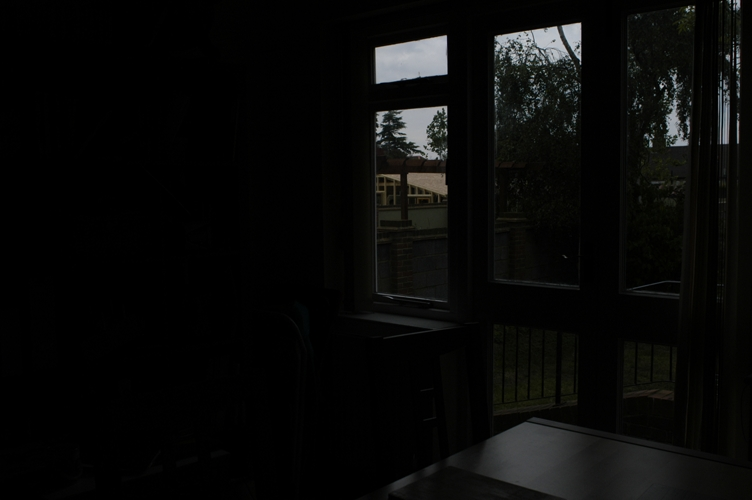
#> input picture iqa/iqa/house/A.jpg, 752 x 500 px, found by its file name
$ python result_in_percentage.py
#> lines starting #> are read from the running program, lines starting #| are printed output that depends on the picture; long printed decimals are rounded
#> further down, image is the input picture: shape (500, 752, 3); mean B, G, R 8.6, 9.5, 9.2
# -*- coding: utf-8 -*-
"""
Created on Sun Sep  3 12:29:52 2023

@author: Duks
"""

import numpy as np
import cv2

def image_quality_metrics(I):
    # Calculate contrast
    def contrast(I):
        h = np.array([[0, 1, 0], [1, -4, 1], [0, 1, 0]])
        mono = cv2.cvtColor(I, cv2.COLOR_RGB2GRAY)
        C = np.abs(cv2.filter2D(mono.astype(np.float32), -1, h, borderType=cv2.BORDER_REPLICATE))
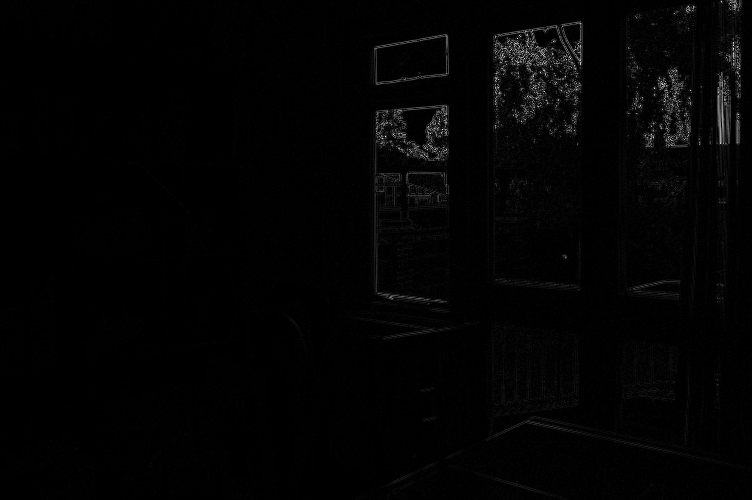
#> C: shape (500, 752) float32; min 0, max 335, mean 4.7; drawn with min black and max white
        return C

    # Calculate saturation
    def saturation(I):
        R = I[:, :, 0]
        G = I[:, :, 1]
        B = I[:, :, 2]
        mu = (R + G + B) / 3
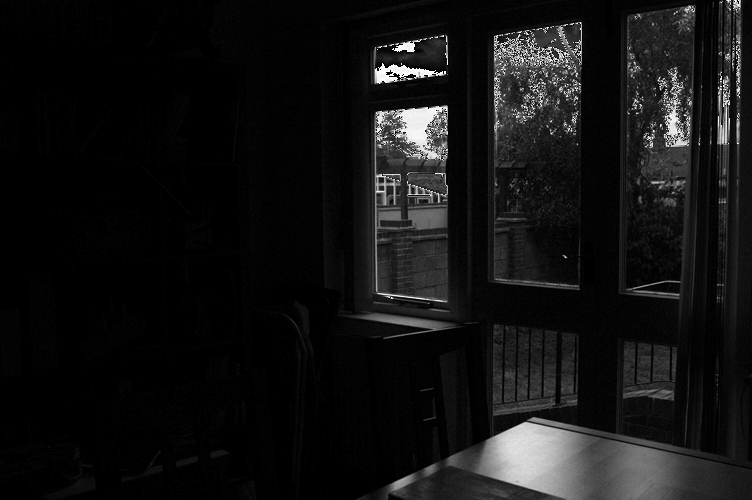
#> mu: shape (500, 752) float64; min 0, max 85, mean 6.3; drawn with min black and max white
        C = np.sqrt(((R - mu) ** 2 + (G - mu) ** 2 + (B - mu) ** 2) / 3)
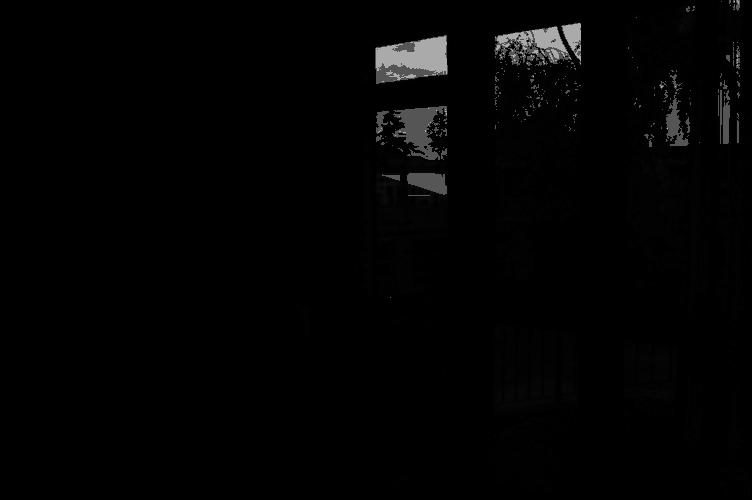
#> C: shape (500, 752) float64; min 0, max 171.1, mean 3.4
        return C

    # Calculate well-exposedness
    def well_exposedness(I):
        sig = 0.2
        R = np.exp(-0.5 * (I[:, :, 0] - 0.5) ** 2 / sig ** 2)
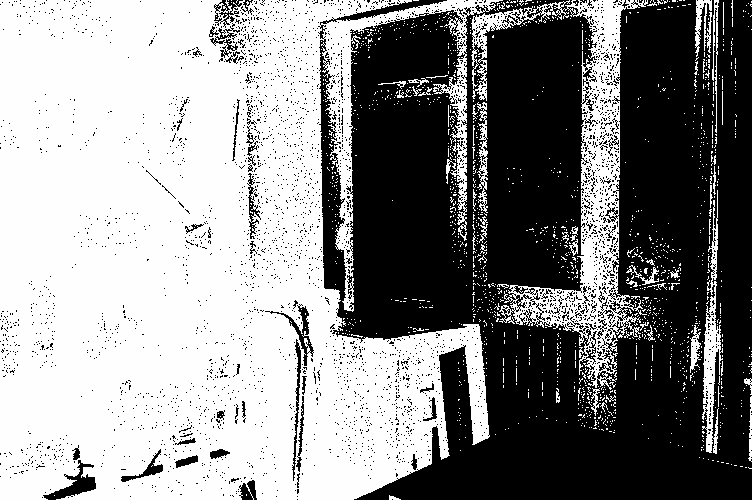
#> R: shape (500, 752) float64; min 0, max 0.0439, mean 0.024; drawn with min black and max white
        G = np.exp(-0.5 * (I[:, :, 1] - 0.5) ** 2 / sig ** 2)
        B = np.exp(-0.5 * (I[:, :, 2] - 0.5) ** 2 / sig ** 2)
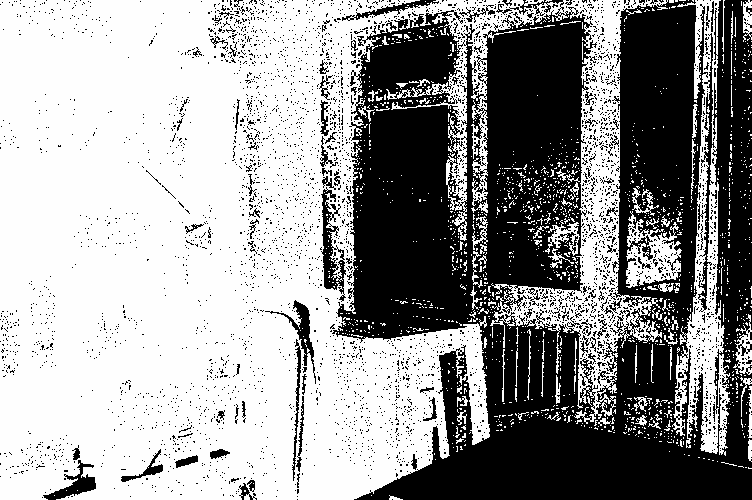
#> B: shape (500, 752) float64; min 0, max 0.0439, mean 0.0264; drawn with min black and max white
        C = R * G * B
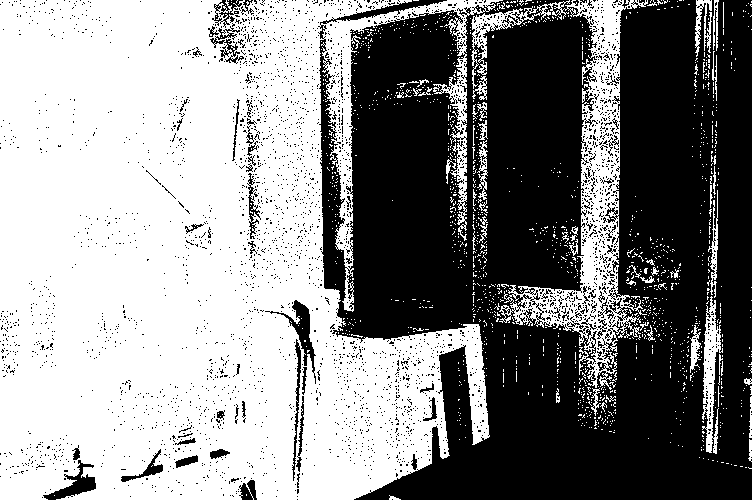
#> C: shape (500, 752) float64; min 0, max 8.48e-05, mean 4.6e-05; drawn with min black and max white
        return C

    # Calculate metrics
    contrast_values = contrast(I)
    saturation_values = saturation(I)
    well_exposedness_values = well_exposedness(I)

    # Calculate the average of each metric
    contrast_mean = np.mean(contrast_values)
#> contrast_mean = 4.67
    saturation_mean = np.mean(saturation_values)
#> saturation_mean = 3.37
    well_exposedness_mean = np.mean(well_exposedness_values)
#> well_exposedness_mean = 4.6e-05

    # Normalize the means to a percentage scale (0-100)
    contrast_score = (1 - (contrast_mean / 100)) * 100
#> contrast_score = 95.33
    saturation_score = (1 - (saturation_mean / 100)) * 100
#> saturation_score = 96.63
    well_exposedness_score = (1 - (well_exposedness_mean / 100)) * 100
#> well_exposedness_score = 100

    return contrast_score, saturation_score, well_exposedness_score

# Read an image from a file (adjust the file path as needed)
image_path = 'C:/Users/Duks/Desktop/iqa/house/A.jpg'
image = cv2.imread(image_path)

# Ensure the image is in RGB format (OpenCV loads images in BGR format)
image = cv2.cvtColor(image, cv2.COLOR_BGR2RGB)

# Call the image_quality_metrics function to measure quality
contrast_score, saturation_score, well_exposedness_score = image_quality_metrics(image)
#> contrast_score = 95.33; saturation_score = 96.63; well_exposedness_score = 100

# Now you have single percentage scores for each metric (0-100)
print("Contrast Score:", contrast_score)
#| Contrast Score: 95.327
print("Saturation Score:", saturation_score)
#| Saturation Score: 96.632
print("Well-Exposedness Score:", well_exposedness_score)
#| Well-Exposedness Score: 100.000

$ run again, with iqa/iqa/house/B.jpg copied over iqa/iqa/house/A.jpg
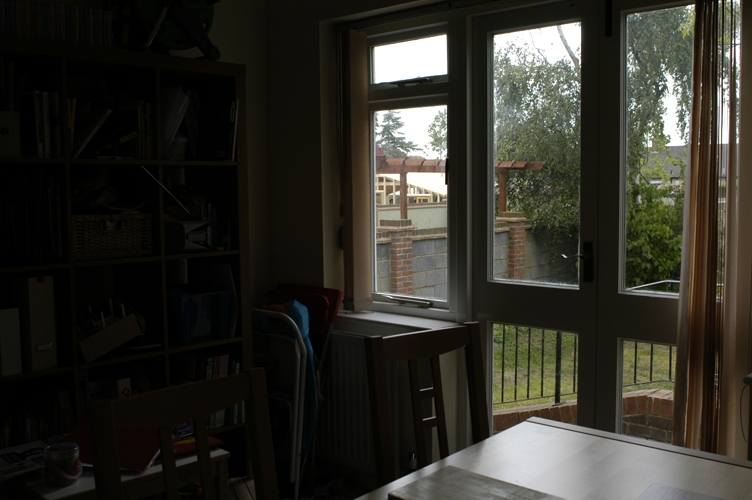
#> input picture iqa/iqa/house/B.jpg, 752 x 500 px, found by its file name
#> image is the input picture: shape (500, 752, 3); mean B, G, R 38.5, 45.7, 47.2
#> in saturation, `mu = (R + G + B) / 3`:
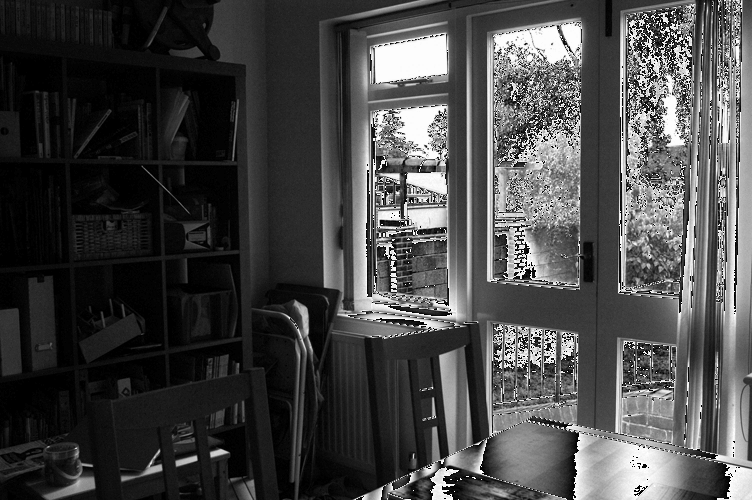
#> mu: shape (500, 752) float64; min 0, max 85, mean 23.5; drawn with min black and max white
#> in well_exposedness, `B = np.exp(-0.5 * (I[:, :, 2] - 0.5) ** 2 / sig ** 2)`:
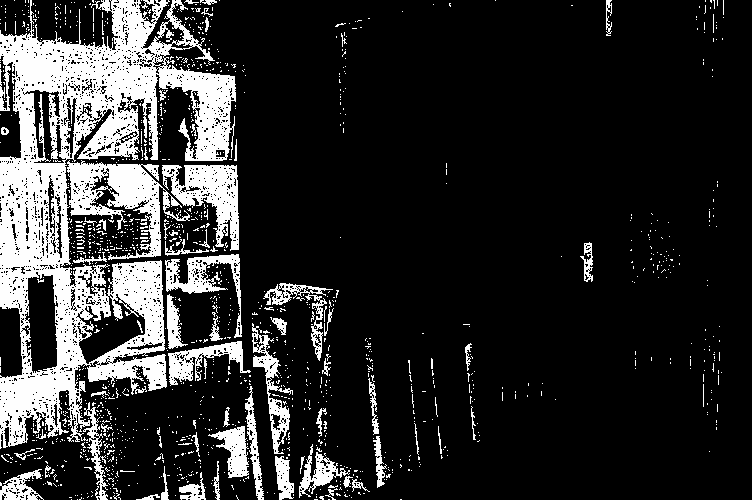
#> B: shape (500, 752) float64; min 0, max 0.0439, mean 0.00769; drawn with min black and max white
#> contrast_mean = 11.79
#> saturation_mean = 23.64
#> well_exposedness_mean = 8.88e-06
#> in image_quality_metrics, `contrast_score = (1 - (contrast_mean / 100)) * 100`: contrast_score = 88.21
#> in image_quality_metrics, `saturation_score = (1 - (saturation_mean / 100)) * 100`: saturation_score = 76.36
#> in image_quality_metrics, `well_exposedness_score = (1 - (well_exposedness_mean / 100)) * 100`: well_exposedness_score = 100
#> `contrast_score, saturation_score, well_exposedness_score = image_quali..`: contrast_score = 88.21; saturation_score = 76.36; well_exposedness_score = 100
#| Contrast Score: 88.211
#| Saturation Score: 76.361
#| Well-Exposedness Score: 100.000
